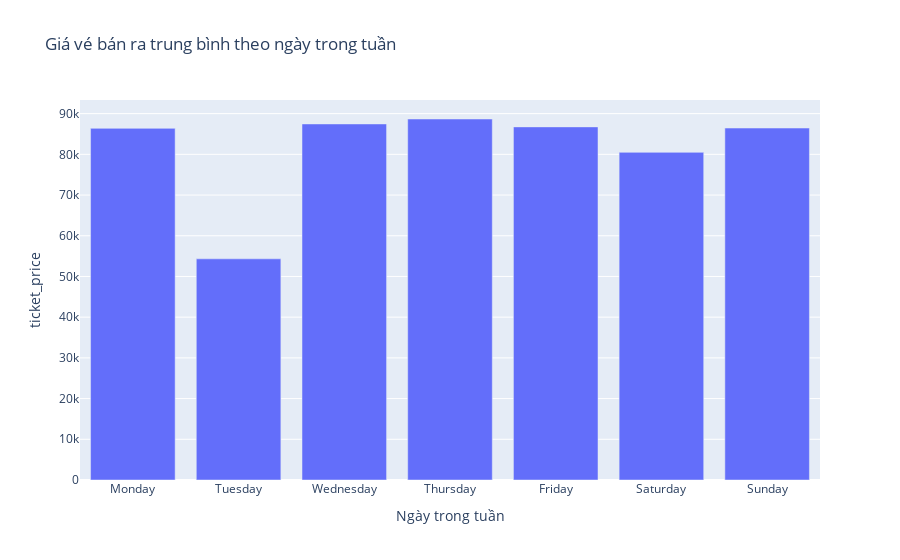

Write notebook code for a chart like this one.
### Markdown cell above
#### Nhận xét về lượng vé bán theo ngày trong tuần

- Lượng vé bán ra vượt trội hẳn vào ngày thứ 3 (hơn 2/3 so với ngày thứ 6 - ngày có lượng vé bán ra nhiều thứ hai)
- Thường thì những ngày nghỉ như thứ 7 hay chủ nhật mọi người sẽ có thời gian rảnh để đi xem phim hơn là các ngày trong tuần, tuy nhiên ngày thứ 3 (1 ngày bình thường trong tuần) lại có số lượng vé bán ra nhiều nhất, có thể do ngày này có giá vé thấp hơn hoặc có những chương trình ưu đãi khác.
- Để kiểm chứng giả thuyết này, chúng ta sẽ xem xét trung bình giá vé bán ra theo các ngày trong tuần.

### Code cell
sales_df = get_df('ticket_price', agg='mean')
grouped_data = sales_df.groupby(sales_df.index.day_name()).mean()
grouped_data.index = pd.CategoricalIndex(
    grouped_data.index,
    categories=[
        "Monday",
        "Tuesday",
        "Wednesday",
        "Thursday",
        "Friday",
        "Saturday",
        "Sunday",
    ],
    ordered=True,
)
grouped_data = grouped_data.sort_index()
px.bar(grouped_data, x=grouped_data.index, y="ticket_price", 
       title="Giá vé bán ra trung bình theo ngày trong tuần",
       labels={"total_sales": "ticket_price", "date": "Ngày trong tuần"})

### Figure 1 — Plotly figure (JSON) as saved in the notebook; plotly's stock layout.template omitted (floating-point values rounded to 4 significant figures)
{"data": [{"alignmentgroup": "True", "hovertemplate": "Ngày trong tuần=%{x}<br>ticket_price=%{y}<extra></extra>", "legendgroup": "", "marker": {"color": "#636efa", "pattern": {"shape": ""}}, "name": "", "offsetgroup": "", "orientation": "v", "showlegend": false, "textposition": "auto", "type": "bar", "x": ["Monday", "Tuesday", "Wednesday", "Thursday", "Friday", "Saturday", "Sunday"], "xaxis": "x", "y": [86380.0, 54330.0, 87470.0, 88680.0, 86740.0, 80490.0, 86460.0], "yaxis": "y"}], "layout": {"barmode": "relative", "legend": {"tracegroupgap": 0}, "title": {"text": "Giá vé bán ra trung bình theo ngày trong tuần"}, "xaxis": {"anchor": "y", "domain": [0, 1], "title": {"text": "Ngày trong tuần"}}, "yaxis": {"anchor": "x", "domain": [0, 1], "title": {"text": "ticket_price"}}}}
